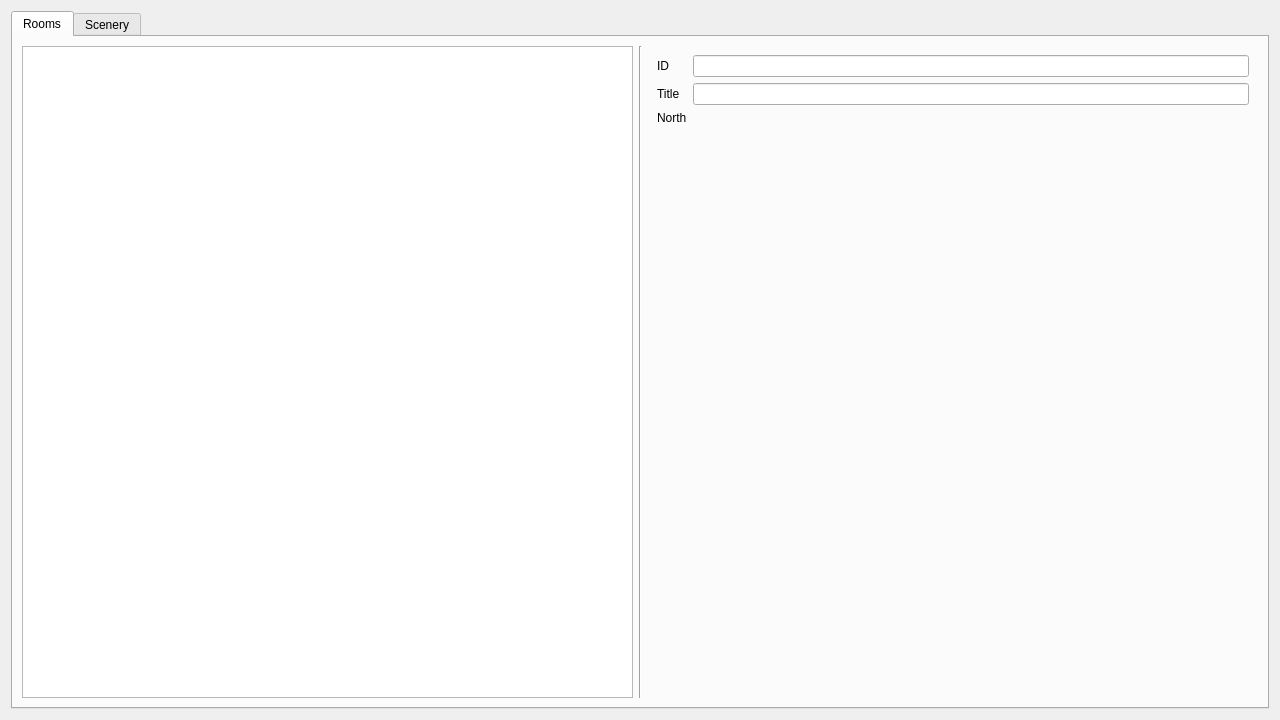
<?xml version="1.0" encoding="UTF-8"?>
<ui version="4.0">
 <class>Editor</class>
 <widget class="QWidget" name="Editor">
  <property name="geometry">
   <rect>
    <x>0</x>
    <y>0</y>
    <width>1280</width>
    <height>720</height>
   </rect>
  </property>
  <property name="windowTitle">
   <string>Editor</string>
  </property>
  <layout class="QGridLayout" name="gridLayout">
   <item row="0" column="0">
    <widget class="QTabWidget" name="tabWidget">
     <widget class="QWidget" name="room_tab">
      <attribute name="title">
       <string>Rooms</string>
      </attribute>
      <layout class="QHBoxLayout" name="horizontalLayout_3">
       <item>
        <widget class="QListView" name="room_id_list_view"/>
       </item>
       <item>
        <widget class="Line" name="line">
         <property name="orientation">
          <enum>Qt::Vertical</enum>
         </property>
        </widget>
       </item>
       <item>
        <widget class="QWidget" name="room_details" native="true">
         <layout class="QFormLayout" name="formLayout">
          <item row="0" column="0">
           <widget class="QLabel" name="id_label">
            <property name="text">
             <string>ID</string>
            </property>
           </widget>
          </item>
          <item row="0" column="1">
           <widget class="QLineEdit" name="id_edit"/>
          </item>
          <item row="1" column="0">
           <widget class="QLabel" name="label">
            <property name="text">
             <string>Title</string>
            </property>
           </widget>
          </item>
          <item row="1" column="1">
           <widget class="QLineEdit" name="title_edit"/>
          </item>
          <item row="2" column="0">
           <widget class="QLabel" name="label_2">
            <property name="text">
             <string>North</string>
            </property>
           </widget>
          </item>
         </layout>
        </widget>
       </item>
      </layout>
      <zorder>line</zorder>
      <zorder>room_id_list_view</zorder>
      <zorder>room_details</zorder>
     </widget>
     <widget class="QWidget" name="scenery_tab">
      <attribute name="title">
       <string>Scenery</string>
      </attribute>
     </widget>
    </widget>
   </item>
  </layout>
 </widget>
 <resources/>
 <connections/>
</ui>
